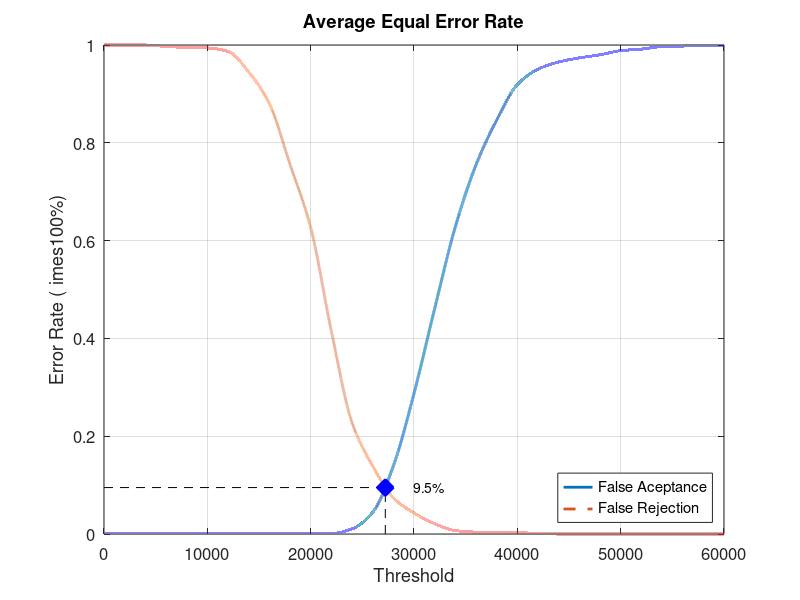
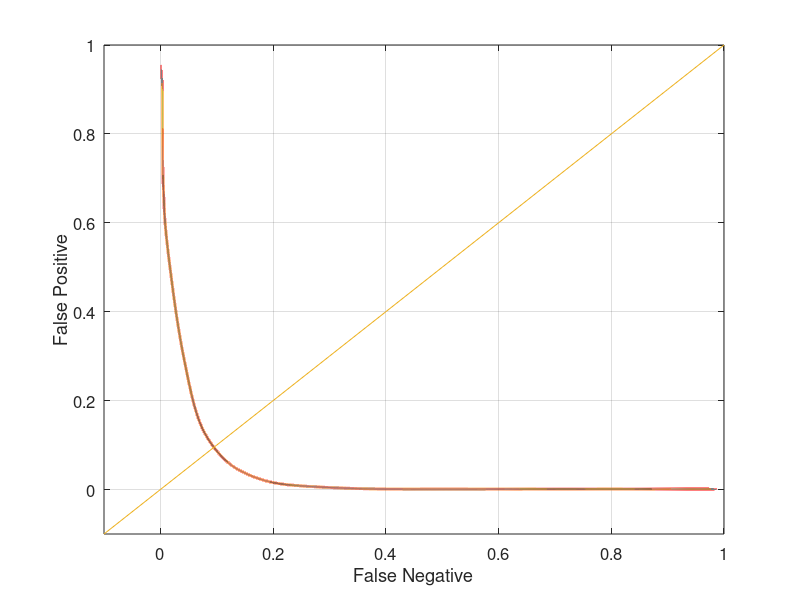

The MATLAB source for these figures, in order:
close all;
clear;
clc;
x = 0:2000:60000;
xq = 0:0.5:60000;

y0 = [0 0.00105263 0.00105263 0.00105263 0.00105263 0.00105263 0.00105263 0.00105263 0.00105263 0.00105263 0.00105263 0.00105263 0.0105263 0.0442105 0.138947 0.287368 0.461053 0.628421 0.754737 0.846316 0.918947 0.950526 0.965263 0.973684 0.98 0.988421 0.991579 0.996842 0.997895 0.998947 1]
yy0 = interp1(x, y0, xq, 'pchip');
y1 = [1 1 1 0.997 0.995 0.994 0.987 0.945 0.88 0.756 0.627 0.415 0.228 0.139 0.074 0.043 0.021 0.007 0.004 0.004 0.003 0.001 0 0 0 0 0 0 0 0 0]
yy1 = interp1(x, y1, xq, 'pchip');

% Calculating EER: 
y2 = abs(y0 - y1);
find(y2 == min(y2))
yy2 = abs(yy0 - yy1);
xEER = find(yy2 == min(yy2));
xEERIndex = xq(xEER) % X-axis EER
yEER = yy0(xEER) % Y-axis EER

main = figure
plot(xq, yy0,'-','LineWidth', 2);	hold on
plot(xq, yy1,'--','LineWidth', 2);	hold on
plot([xEERIndex xEERIndex], [0 yEER], 'k--');	hold on
plot([0 xEERIndex], [yEER yEER], 'k--');	hold on
plot(xEERIndex, yEER, 'bx', 'LineWidth', 10);	hold on
text(xEERIndex + 10 * xEERIndex / 100, yEER, [num2str(round((10000 * yEER)) / 100) '%'])
legend('False Aceptance', 'False Rejection', 'Location', 'SouthEast')
xlabel('Threshold')
ylabel('Error Rate (	imes100%)')
title('Average Equal Error Rate')
set(gca, 'FontSize', 12)
axis([0 60000 0 1])
grid on

print(main, 'Database3AverageMain', '-dpng');
FNRxFPR = figure('Color', [1 1 1]);
plot(yy1, yy0, '-', yy1, yy0, 'LineWidth', 2);
hold on
y = -0.1:0.1:1
plot(y, y); 
set(gca, 'FontSize', 12)
xlabel('False Negative')
ylabel('False Positive')
axis([-0.1 1 -0.1 1])
set(gca, 'FontSize', 12)
grid on

print(FNRxFPR, 'Database3AverageFNRxFPR','-dpng');
